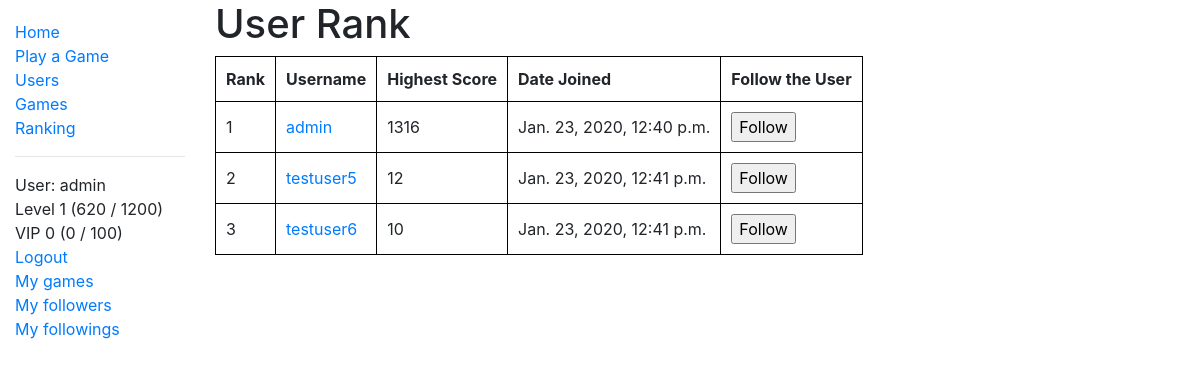
The app's page /two_zero_four_eight/user_rank/ (signed in) with its own data.
### two_zero_four_eight/models.py (models this page shows)
class User(AbstractUser):
    game_played = models.IntegerField(verbose_name='Number of Games Played', default=0)
    highest_score = models.PositiveIntegerField(verbose_name='Highest Score', null=True, blank=True)
    fastest_solve = models.PositiveIntegerField(verbose_name='Fastest Solve', null=True, blank=True)
    experience = models.IntegerField(verbose_name='Experience', default=0)
    money_deposited = models.IntegerField(verbose_name='Money Deposited', default=0)
    num_follower = models.IntegerField(verbose_name='Followers', default=0)
    num_following = models.IntegerField(verbose_name='Followings', default=0)
    class Meta:
        ordering = ['date_joined']
    def get_absolute_url(self):
        return reverse('user-detail', args=[str(self.id)])
    @property
    def level(self):
        return binary_search(number=self.experience, array=experience_table)
    @property
    def level_string(self):
        return 'Level ' + status_string(level=self.level, experience=self.experience, table=experience_table)
    @property
    def vip_level(self):
        return binary_search(number=self.money_deposited, array=vip_table)
    @property
    def vip_level_string(self):
        return 'VIP ' + status_string(level=self.vip_level, experience=self.money_deposited, table=vip_table)

### two_zero_four_eight/views.py (the view)
# urls.py: path('user_rank/', views.RankListView.as_view(), name='user-rank'),
class RankListView(generic.ListView):
    model = User
    paginate_by = 5
    ordering = ['-highest_score']
    template_name = 'two_zero_four_eight/user_rank_list.html'
    def get_queryset(self):
        return User.objects.filter(highest_score__isnull=False)

### two_zero_four_eight/models.py (called while the page is built)
def binary_search(array, number):
    hi = len(array)
    lo = 0
    while hi > lo:
        mid = lo + int((hi - lo + 1) / 2)
        if array[mid] <= number:
            lo = mid
        else:
            hi = mid - 1
    return lo

def status_string(level, experience, table):
    return str(level) + ' (' + str(experience - table[level]) + ' / ' + str(table[level + 1] - table[level]) + ')'

### two_zero_four_eight/templates/two_zero_four_eight/user_rank_list.html (shortened to what this page needs)
{% extends "base_generic.html" %}
{% block content %}
  {% if user_list %}
    <h1>User Rank</h1>
    <table>
      <tr>
        <th>Rank</th>
        <th>Username</th>
        <th>Highest Score</th>
        <th>Date Joined</th>
        <th>Follow the User</th>
      </tr>
      {% for user in user_list %}
        <tr>
          <td>{{forloop.counter}}</td>
          <td><a href="{{ user.get_absolute_url }}">{{ user.username }}</a></td>
          <td>{{user.highest_score}}</td>
          <td>{{user.date_joined}}</td>
          <td>
            <form action="{% url 'add-follow' %}" method="post" onsubmit="return confirm('Do you really want to follow {{ user.username }}?');">
              <input type="submit" value="Follow">
            </form>
          </td>
        </tr>
      {% endfor %}
    </table>
  {% else %}
    <p>There are no users in the library.</p>
  {% endif %}
{% endblock %}

### two_zero_four_eight/templates/base_generic.html (shortened to what this page needs)
<!DOCTYPE html>
<html lang="en">
<head>
  <link rel="stylesheet" href="https://stackpath.bootstrapcdn.com/bootstrap/4.1.3/css/bootstrap.min.css">
  {% load bootstrap_pagination %}
  <link rel="stylesheet" href="{% static 'css/styles.css' %}">
</head>
<body>
  <div class="container-fluid">
    <div class="row">
      <div class="col-sm-2">
      {% block sidebar %}
        <ul class="sidebar-nav">
          <li><a href="{% url 'index' %}">Home</a></li>
          <li><a href="{% url 'play-game' %}">Play a Game</a></li>
          <li><a href="{% url 'users' %}">Users</a></li>
          <li><a href="{% url 'games' %}">Games</a></li>
          <li><a href="{% url 'user-rank' %}">Ranking</a></li>
          <hr/>
          {% if user.is_authenticated %}
          <li>User: {{ user.get_username }}</li>
          <li>{{ user.level_string }}</li>
          <li>{{ user.vip_level_string }}</li>
          <li><a href="{% url 'logout'%}?next={{request.path}}">Logout</a></li>
          <li><a href="{% url 'user-game' user.id%}">My games</a></li>
          <li><a href="{% url 'user-follower' %}">My followers</a></li>
          <li><a href="{% url 'user-following' %}">My followings</a></li>
          {% else %}
             <li><a href="{% url 'login'%}?next={{request.path}}">Login</a></li>
          {% endif %}
        </ul>
     {% endblock %}
      </div>
      <div class="col-sm-10 ">
          {% block content %}{% endblock %}
      </div>
    </div>
  </div>
</body>
</html>

### two_zero_four_eight/static/css/styles.css (style rules this page uses)
.sidebar-nav { margin-top: 20px; padding: 0; list-style: none; }
table, th, td { padding: 10px; border: 1px solid black; border-collapse: collapse; }

### records on screen
User: get_username "admin", level_string "Level 1 (620 / 1200)", vip_level_string "VIP 0 (0 / 100)", username "admin", highest_score "1316", date_joined "Jan. 23, 2020, 12:40 p.m."
User: username "testuser5", highest_score "12", date_joined "Jan. 23, 2020, 12:41 p.m."
User: username "testuser6", highest_score "10", date_joined "Jan. 23, 2020, 12:41 p.m."
